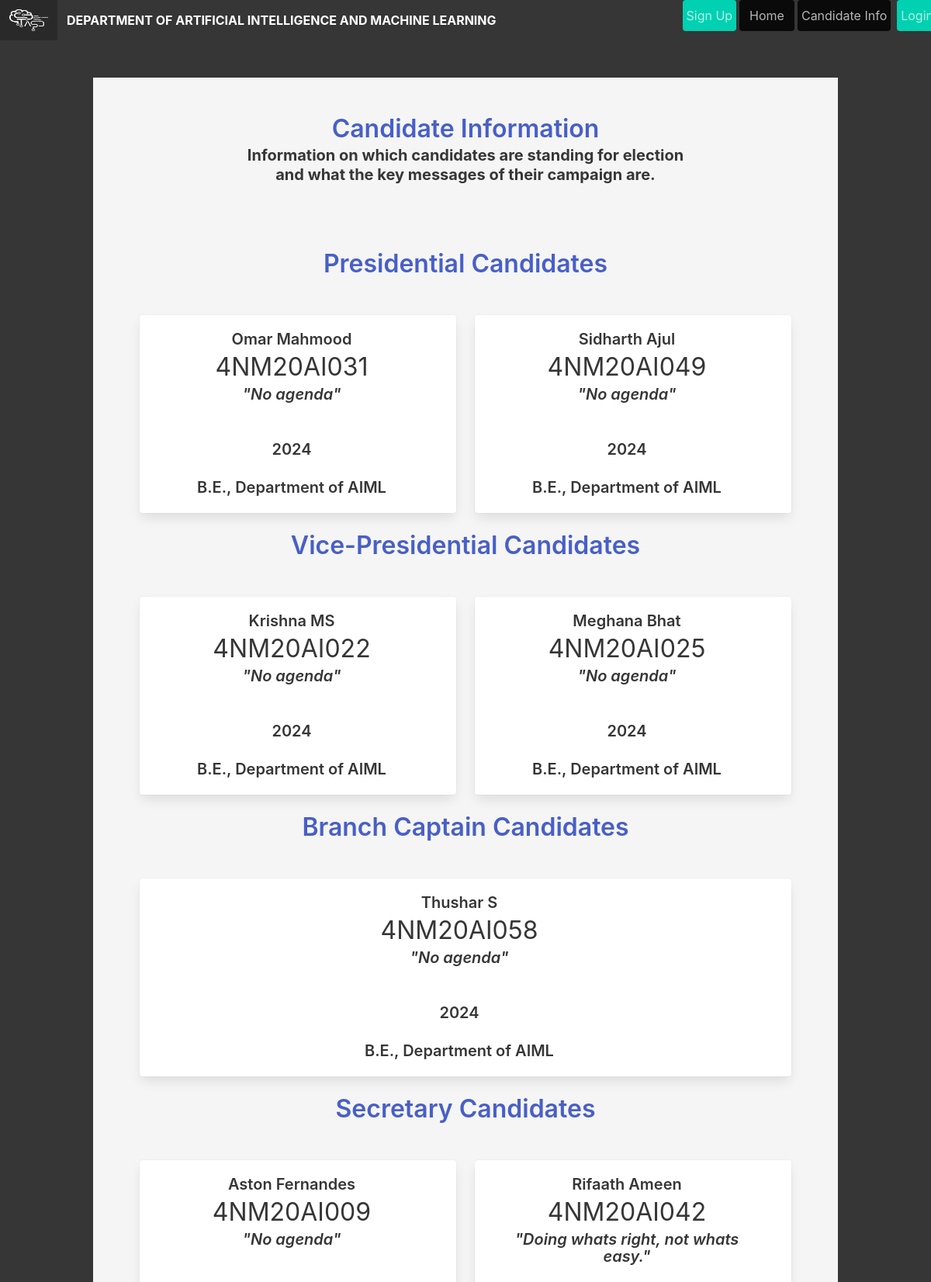
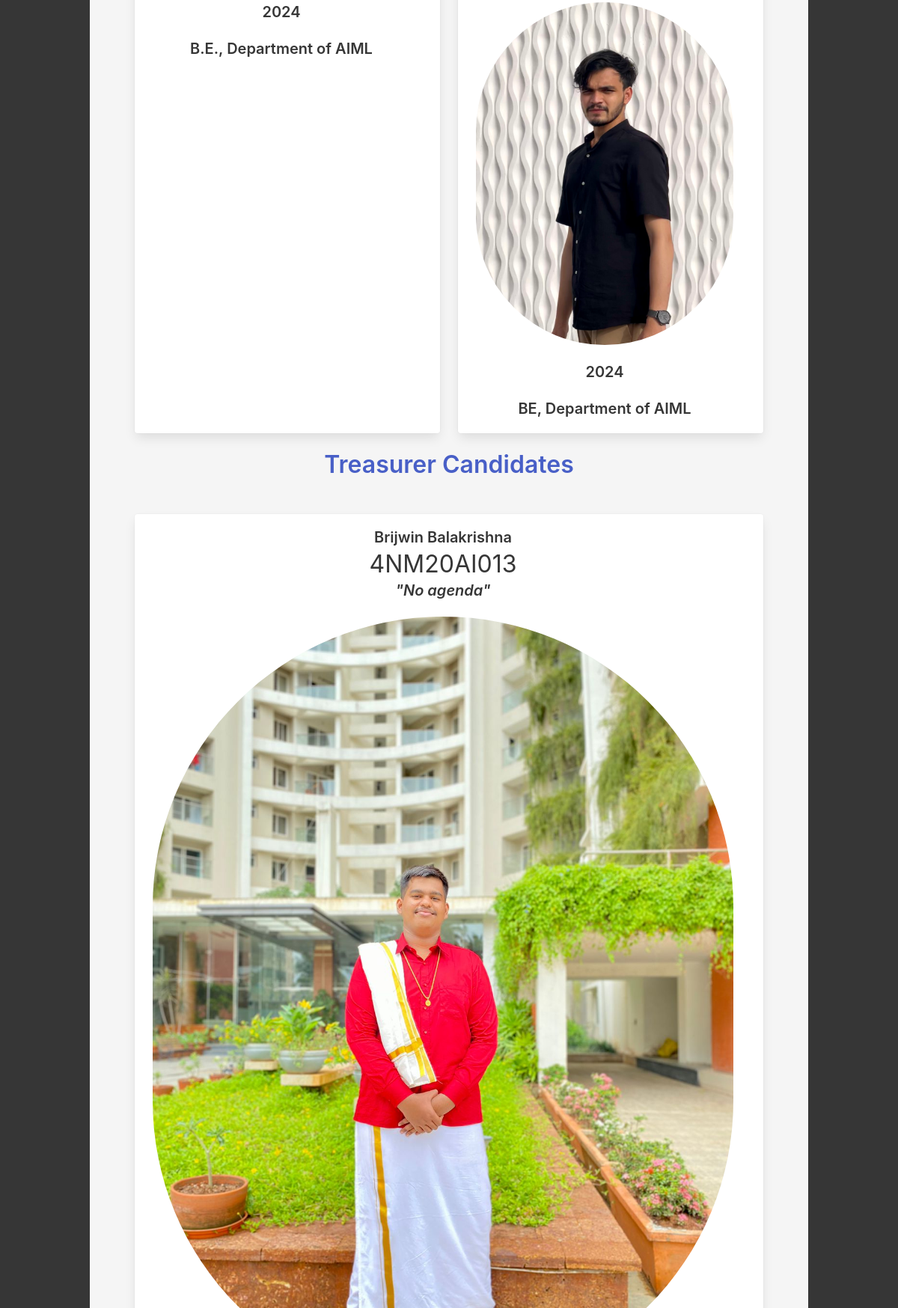
The page /candidate (upper part) on the database its author committed (2 pictures, top to bottom).
### app/models.py (models this page shows, shortened)
class CandidateModel(db.Model):
    __tablename__ = 'candidates'
    id = db.Column(db.Integer, primary_key=True, autoincrement=True)
    roll_num = db.Column(db.String(10), nullable=False, unique=True)
    first_name = db.Column(db.String(80), nullable=False)
    last_name = db.Column(db.String(80))
    batch = db.Column(db.String(120), nullable=False)
    course = db.Column(db.String(120), nullable=False)
    department = db.Column(db.String(120), nullable=False)
    post = db.Column(db.String(80), nullable=False)
    pic_path = db.Column(db.String(120), default='images/default.png')
    agenda =  db.Column(db.String(300), default="No agenda")

### app/views.py (the view)
@app.route("/candidate")
def candidate():
    prez = CandidateModel.query.filter_by(post="President").all()
    vice = CandidateModel.query.filter_by(post="Vice-President").all()
    bc = CandidateModel.query.filter_by(post="Branch-Captain").all()
    secretary = CandidateModel.query.filter_by(post="Secretary").all()
    treasurer = CandidateModel.query.filter_by(post="Treasurer").all()
    c_sec = CandidateModel.query.filter_by(post="Cultural-Secretary").all()
    s_sec = CandidateModel.query.filter_by(post="Sports-Secretary").all()
    t_sec = CandidateModel.query.filter_by(post="Techincal-Secretary").all()
    creative = CandidateModel.query.filter_by(post="Creative-Head").all()
    s_cord = CandidateModel.query.filter_by(post="SocialMedia-Coordinator").all()
    p_cord = CandidateModel.query.filter_by(post="Photography-Coordinator").all()
    graph = CandidateModel.query.filter_by(post="Graphic-Designer").all()
    website = CandidateModel.query.filter_by(post="Website-Manager").all()
    return render_template("candidate.html",prez=prez,vice=vice,bc=bc,secretary=secretary,treasurer=treasurer,c_sec=c_sec,t_sec=t_sec,s_sec=s_sec,creative=creative,s_cord=s_cord,p_cord=p_cord,graph=graph,website=website)

### app/templates/candidate.html (shortened to what this page needs)
{% extends "base.html" %}
{% block content %}
<section class="hero has-background-white-ter is-fullheight-with-navbar">
    <div class="hero-body">
      <div class="container">
        <div class="columns">
            <div class="column is-12 ">
              <h1 class="title has-text-link">
                Candidate Information
            </h1>
            <h2 class="subtitle is-5 has-text-dark has-text-centered has-text-weight-bold">
                Information on which candidates are standing for election <br>
                and what the key messages of their campaign are.
            </h2>
            <br>
            <br>
            <div class="column id-9">
              <h1 class="title has-text-link">Presidential Candidates</h1>
              <br>
              <div class="tile is-ancestor ">
              {% for prez in prez %}
                {% if not prez.last_name == 'Vote'%}
                    <div class="tile is-parent">
                      <article class="tile is-child box notification is-white">
                        <h1 class="title is-5 has-text-dark">{{ prez.first_name }} {{ prez.last_name }}</h1>
                        <p class="subtitle is-3 has-text-dark">{{prez.roll_num}}</p>
                        <p class="title is-5 has-text-dark is-italic">"{{prez.agenda}}"</p>
                        <br>
                        <p class="subtitle has-text-dark has-text-weight-semibold">{{prez.batch}}</p>
                        <p class="subtitle has-text-dark has-text-weight-semibold">{{prez.course}}, {{prez.department}}</p>
                      </article>
                    </div>
                {% endif %}
              {% endfor %}
              </div>
              <h1 class="title has-text-link">Vice-Presidential Candidates</h1>
              <br>
              <div class="tile is-ancestor ">
                {% for vice in vice %}
                  {% if not vice.last_name == 'Vote'%}
                      <div class="tile is-parent">
                        <article class="tile is-child box notification is-white">
                          <h1 class="title is-5 has-text-dark">{{ vice.first_name }} {{ vice.last_name }}</h1>
                          <p class="subtitle is-3 has-text-dark">{{vice.roll_num}}</p>
                          <p class="title is-5 has-text-dark is-italic"> "{{vice.agenda}}"</p>
                          <br>
                          <p class="subtitle has-text-dark has-text-weight-semibold">{{vice.batch}}</p>
                          <p class="subtitle has-text-dark has-text-weight-semibold">{{vice.course}}, {{vice.department}}</p>
                        </article>
                      </div>
                  {% endif %}
                {% endfor %}
            </div>
            <h1 class="title has-text-link">Branch Captain Candidates</h1>
              <br>
              <div class="tile is-ancestor ">
                {% for bc in bc %}
                  {% if not bc.last_name == 'Vote'%}
                      <div class="tile is-parent">
                        <article class="tile is-child box notification is-white">
                          <h1 class="title is-5 has-text-dark">{{ bc.first_name }} {{ bc.last_name }}</h1>
                          <p class="subtitle is-3 has-text-dark">{{bc.roll_num}}</p>
                          <p class="title is-5 has-text-dark is-italic"> "{{bc.agenda}}"</p>
                          <br>
                          <p class="subtitle has-text-dark has-text-weight-semibold">{{bc.batch}}</p>
                          <p class="subtitle has-text-dark has-text-weight-semibold">{{bc.course}}, {{bc.department}}</p>
                        </article>
                      </div>
                  {% endif %}
                {% endfor %}
            </div>
            <h1 class="title has-text-link">Secretary Candidates</h1>
              <br>
              <div class="tile is-ancestor ">
                {% for secretary in secretary %}
                  {% if not secretary.last_name == 'Vote'%}
                      <div class="tile is-parent">
                        <article class="tile is-child box notification is-white">
                          <h1 class="title is-5 has-text-dark">{{ secretary.first_name }} {{ secretary.last_name }}</h1>
                          <p class="subtitle is-3 has-text-dark">{{secretary.roll_num}}</p>
                          <p class="title is-5 has-text-dark is-italic"> "{{secretary.agenda}}"</p>
                          <figure class="image">
                              <img class="is-rounded" src="{{ secretary.pic_path}}">
                          </figure>
                          <br>
                          <p class="subtitle has-text-dark has-text-weight-semibold">{{secretary.batch}}</p>
                          <p class="subtitle has-text-dark has-text-weight-semibold">{{secretary.course}}, {{secretary.department}}</p>
                        </article>
                      </div>
                  {% endif %}
                {% endfor %}
            </div>
            <h1 class="title has-text-link">Treasurer Candidates</h1>
              <br>
              <div class="tile is-ancestor ">
                {% for treasurer in treasurer %}
                  {% if not treasurer.last_name == 'Vote'%}
                      <div class="tile is-parent">
                        <article class="tile is-child box notification is-white">
                          <h1 class="title is-5 has-text-dark">{{ treasurer.first_name }} {{ treasurer.last_name }}</h1>
                          <p class="subtitle is-3 has-text-dark">{{treasurer.roll_num}}</p>
                          <p class="title is-5 has-text-dark is-italic"> "{{treasurer.agenda}}"</p>
                          <figure class="image">
                              <img class="is-rounded" src="{{ treasurer.pic_path}}">
                          </figure>
                          <br>
                        </article>
                      </div>
                  {% endif %}
                {% endfor %}
            </div>
              <br>
              <br>
              <br>
              <br>
              <br>
              <br>
              <br>
              <br>
          </div>
          </div>
<br>
<br>
{% endblock %}

### app/templates/base.html (shortened to what this page needs)
<!DOCTYPE html>
<html>
<head>
    {% block styles %}
    <link rel="stylesheet" href="https://cdnjs.cloudflare.com/ajax/libs/bulma/0.7.2/css/bulma.min.css" />
    {% endblock %}
</head>
<body>
    <section class="hero is-dark is-fullheight is-spaced">
        <div class="hero-head is-black">
            <nav class="navbar" href="/_">
                <div class="navbar-brand">
                    <a class="navbar-item">
                        <img src="static/images/tasc.png" width="50" height="60">
                      </a>
                    <a class="navbar-item has-text-weight-bold is-rounded is-transparent">
                     DEPARTMENT OF ARTIFICIAL INTELLIGENCE AND MACHINE LEARNING
                    </a>
                </div>
                <div class="container">
                    <div id="navbarMenuHeroA" class="navbar-menu is-rounded">
                        <div class="navbar-end">
                            {% if not current_user.is_authenticated %}
                            <p class="px-1">
                                <a href="{{ url_for('auth.register') }}" class="navbar-item button px-1 is-primary">
                                    Sign Up
                                </a>
                              </p>
                            {% endif %}
                            <p class="px-10">
                                <a href="{{ url_for('index') }}" class="navbar-item button is-black" >
                                    Home
                                </a>
                              </p>
                            <p class="px-1">
                                <a href="{{ url_for('candidate') }}" class="navbar-item px-1 button is-black">
                                    Candidate Info
                                </a>
                              </p>
                            {% if not current_user.is_authenticated %}
                            <p class="px-1">
                                <a href="{{ url_for('auth.login') }}" class="navbar-item button px-1 is-primary">
                                    Login
                                </a>
                              </p>
                            {% endif %}
                        </div>
                    </div>
                </div>
            </nav>
        </div>
        <div class="hero-body">
            <div class="container has-text-centered">
               {% block content %}
               {% endblock %}
            </div>
        </div>
    </section>
</body>
</html>

### rows shown on the page
CandidateModel: first_name "Omar", last_name "Mahmood", roll_num "4NM20AI031", agenda "No agenda", batch "2024", course "B.E.", department "Department of AIML"
CandidateModel: first_name "Sidharth", last_name "Ajul", roll_num "4NM20AI049", agenda "No agenda", batch "2024", course "B.E.", department "Department of AIML"
CandidateModel: first_name "Krishna", last_name "MS", roll_num "4NM20AI022", agenda "No agenda", batch "2024", course "B.E.", department "Department of AIML"
CandidateModel: first_name "Meghana", last_name "Bhat", roll_num "4NM20AI025", agenda "No agenda", batch "2024", course "B.E.", department "Department of AIML"
CandidateModel: first_name "Thushar", last_name "S", roll_num "4NM20AI058", agenda "No agenda", batch "2024", course "B.E.", department "Department of AIML"
CandidateModel: first_name "Aston", last_name "Fernandes", roll_num "4NM20AI009", agenda "No agenda", batch "2024", course "B.E.", department "Department of AIML"
CandidateModel: first_name "Rifaath", last_name "Ameen", roll_num "4NM20AI042", agenda "Doing whats right, not whats easy.", pic_path (picture), batch "2024", course "BE", department "Department of AIML"
CandidateModel: first_name "Brijwin", last_name "Balakrishna", roll_num "4NM20AI013", agenda "No agenda", pic_path (picture)
